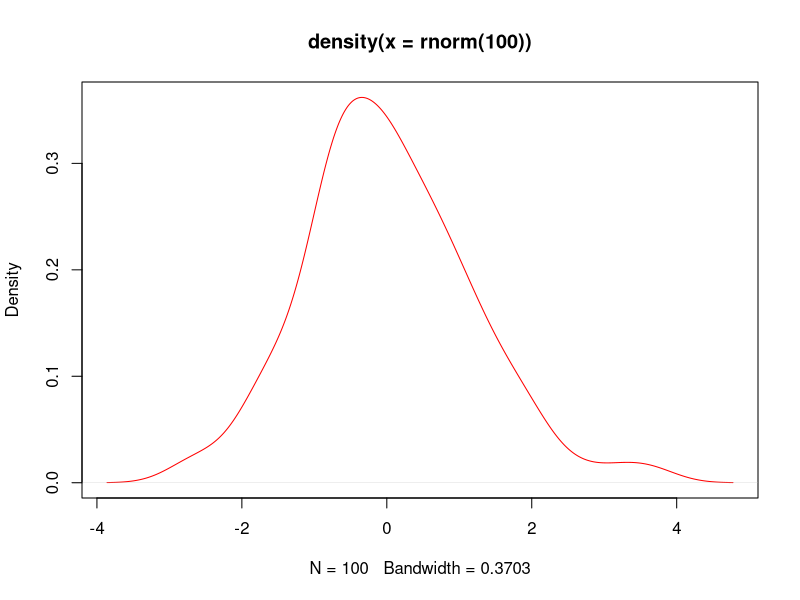

Generate this figure with R:
#очистка памяти
rm(list=ls())
#построение график в цвете
plot(density(rnorm(100)),col="red")
#задание и вывод переменной
x=5;x
y<-6;y
assign("z",3);z
#Команды и базовые функции "function c()" задает переменоой несколько значений
x<-c(1,3,6,7);x
#типы векторов (numerical, character,logical)
char<-c("8","edge","turn8k");char
logic<-c(TRUE,FALSE,TRUE,FALSE);logic
#Динамическая типизация Приоритет Char->integer->Logic
dynam<-c(8,"dds", TRUE);dynam
dynam<-c(1,0,1,1,TRUE);dynam
#Функции x=function(arg1,arg2,…) в данном примере Х-переменнаяб число после запятой база по которой вычисляется логарифм, положительное или комплексное число, по умолчанию е=ехр(1)
log(x,5)
log(base=5,x)
# логические операции
x=3;x
x<5
x>5
x==3
# МАТЕМАТИЧЕСКИЕ
x^10
x=10/(5-5);x
#Правила повтора векторов
x<-c(2,4,5,3,-4,0)
x*5
y<-c(5,3)
x*y
z<-c(1,2,3,4)
x*z
# длинна вектора
length(x)
#Больше базовых функций log(), mean(), min(), max(), sum(), prod(), abs()
x<-c(3,4,6,-7,8)
mean = sum(x)/ length(x);mean
#Последовательности
x=2:10
y=5:1
z=-5:10
w=-5:-10
x;y;z;w
#Последовательности seq(from=,to=,by=) (Генерация регулярных последовательностей.от=, до=, шаг=)
z=seq(2,5,.5)
x=seq(3,9.1,.1)
y=seq(9,3,-.2)
length(x)
length(y)
x*y
#Последовательности rep(x, times=) (репликация последовательности. где х - вектор, включая список, times - число повторений) 
x=c("A","B","C")
rep(x,4)
#Логические вектора mode(x)
x<-1:10
y<-x<=-5
mode(x)
mode(y)
mode(mode(x))
#Индексация векторов
x=1:20
x[5] #выводитзначение в позиции в векторе
x[0]
x[5:9]#выводитзначение в позиции в векторе c.. по..
x[c(3,7,8,9,20)]
x[-19]
x[-(1:6)]
x[x>10]
x[TRUE]
y=c(TRUE,FALSE)
x[y]
#Добавление элементов к вектору
vector<-c();vector
v2<-c(TRUE,FALSE,TRUE,TRUE,FALSE,TRUE);v2
vector=c(v2,vector);vector
vector=c(F,vector);vector
x=1:3
x=c(5,x);x
#Имена элементов векторов
x=1:5;names(x)
names(x)<-c("Первый","Второй","Третий","Четвертый","Первый");names(x)
x["Первый"]
x["Третий"]*2
#Свойства векторов length() names() mode()
log(3) == log(3, base=exp(1))
x=seq(5,100,.1)
x[length(x)]
#Функции sort и order
x<-c(-10,2,78,34,-98,23,0,-8);x
order(x)
sort(x)
sort(x) == x[order(x)]
